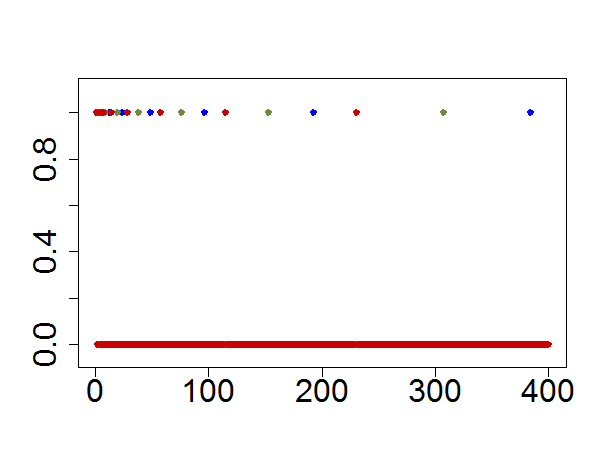

Recreate this plot in R.
# ------------------------------------------------------------------------------
# Course:      MSM - Selected Topics of Mathematical Statistics
# ------------------------------------------------------------------------------
# Quantlet:    MSMasprob
# ------------------------------------------------------------------------------
# Description: Displays an example of which meets the convergence in mean
#              square but not convergence in almost sure series of the example. 
#              We select n = 400 and plot three cases: the initial value of 
#              Z = 0.5 (blue), 0.2 (green), and 0.8 (dark red).
# ------------------------------------------------------------------------------
# Output:      Plot of the series of an random variable satisfying convergence 
#              in mean square but not convergence in almost sure
# ------------------------------------------------------------------------------
# Keywords:    random-number-generation, process, plot, dynamic, simulation
# ------------------------------------------------------------------------------ 
# See also:    LAWS, clt, MSMpdfmultinormal, MSMpdfmultinormal, 
#              MSMpdfasymmetric, MSMpdfasymmetric, MSMasprob, SFSmsr1
# ------------------------------------------------------------------------------
# Author:      Xiu Xu
# ------------------------------------------------------------------------------

graphics.off()
rm(list = ls())

n      = 1000
k      = floor(log(n)/log(2)) - 1
x      = matrix(, nrow = n, ncol = 10)
x[1, ] = 1

z = c(0.5, 0.2, 0.4, 0.6, 0.8)
for (s in seq(2, length(z))) {
    for (i in seq(1, k)) {
        for (j in seq(0, 2^i)) {
          t       = 2^i + j
          x[t, 1] = (j * 2^(-i) <= 0.5) & (0.5 < (j + 1) * 2^(-i))
          x[t, s] = (j * 2^(-i) <= z[s]) & (z[s] < (j + 1) * 2^(-i))
          x       = x * 1
        }
    }
}

# Plot the time series
plot(x[1:400, 1], col = "blue", type = "p", pch = 20, lwd = 3,  
  ylim = c(-0.05, 1.1), ylab = "", xlab = "", cex.lab = 2, cex.axis = 2)
points(x[1:400, 2], col = "darkolivegreen4", type = "p", pch = 20, lwd = 3)
points(x[1:400, 5], col = "red3", type = "p", pch = 20, lwd = 3) 
